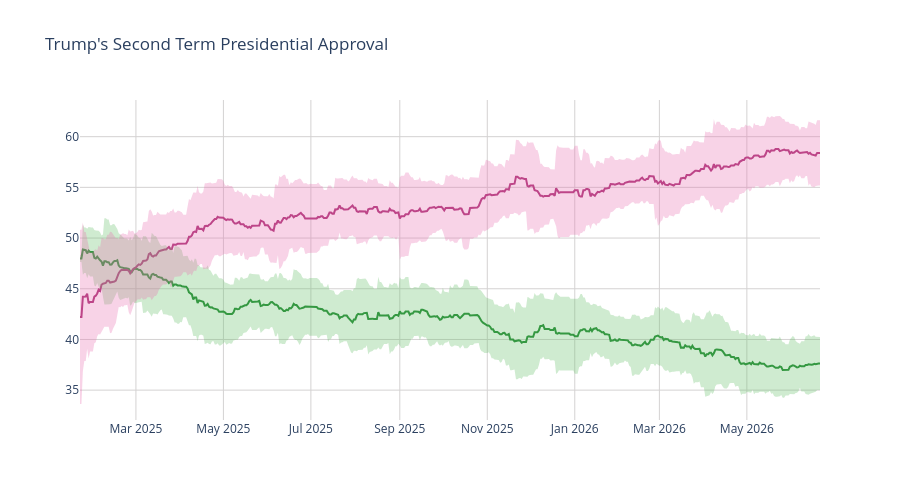

Write notebook code for a chart like this one.
### Code cell
disappr_ci_hex = "#e86eaf"
appr_ci_hex = "#60be65"
disappr_ci_rgba = "rgba(232, 110, 175, 0.3)"
appr_ci_rgba = "rgba(96, 190, 101, 0.3)"
grid_col = "#d4d2d2"


# Approve
fig = go.Figure(go.Scatter(
    x=pres['end_date'],
    y=pres['approve'],
    hovertemplate="%{y:.2f}%",
    name="<b>Approve</b>",
    line=dict(color="#228833"),
    showlegend=False
))

# Disapprove
fig.add_trace(go.Scatter(
    x=pres['end_date'],
    y=pres['disapprove'],
    hovertemplate="%{y:.2f}%",
    name="<b>Disapprove</b>",
    line=dict(color="#aa3377"),
    showlegend=False
    )
)

# Approve CI
fig.add_traces([

    # Upper bound
    go.Scatter(
        x=pres['end_date'],
        y=pres['approve_upper_ci'],
        marker=dict(color=appr_ci_hex),
        line=dict(width=0),
        mode='lines',
        showlegend=False,
        hoverinfo="skip"
    ),

    # Lower bound
    go.Scatter(
        x=pres['end_date'],
        y=pres['approve_lower_ci'],
        marker=dict(color=appr_ci_hex),
        line=dict(width=0),
        mode='lines',
        fillcolor=appr_ci_rgba,
        fill="tonexty",
        showlegend=False,
        hoverinfo="skip"
    )
])

# Disapprove CI
fig.add_traces([

    # Upper bound
    go.Scatter(
        x=pres['end_date'],
        y=pres['disapprove_upper_ci'],
        marker=dict(color=disappr_ci_hex),
        line=dict(width=0),
        mode='lines',
        showlegend=False,
        hoverinfo="skip"
    ),

    # Lower bound
    go.Scatter(
        x=pres['end_date'],
        y=pres['disapprove_lower_ci'],
        marker=dict(color=disappr_ci_hex),
        line=dict(width=0),
        mode='lines',
        fillcolor=disappr_ci_rgba,
        fill="tonexty",
        showlegend=False,
        hoverinfo="skip"
    )
])

fig.update_layout(
    title=dict(text="Trump's Second Term Presidential Approval"),
    hovermode="x"
)

fig.update_xaxes(gridcolor=grid_col)
fig.update_yaxes(gridcolor=grid_col)

fig.update_layout(hovermode="x", hoverlabel_align="right", plot_bgcolor="rgba(0, 0, 0, 0)", height=500)
fig.show()

### Figure 1 — Plotly figure (JSON) as saved in the notebook; plotly's stock layout.template omitted (floating-point values rounded to 4 significant figures; data arrays with more than 128 entries replaced by an {"elided": "..."} marker saying what was removed)
{"data": [{"hovertemplate": "%{y:.2f}%", "line": {"color": "#228833"}, "name": "<b>Approve</b>", "showlegend": false, "type": "scatter", "x": {"elided": "517 str values"}, "y": {"elided": "517 float values"}}, {"hovertemplate": "%{y:.2f}%", "line": {"color": "#aa3377"}, "name": "<b>Disapprove</b>", "showlegend": false, "type": "scatter", "x": {"elided": "517 str values"}, "y": {"elided": "517 float values"}}, {"hoverinfo": "skip", "line": {"width": 0}, "marker": {"color": "#60be65"}, "mode": "lines", "showlegend": false, "type": "scatter", "x": {"elided": "517 str values"}, "y": {"elided": "517 float values"}}, {"fill": "tonexty", "fillcolor": "rgba(96, 190, 101, 0.3)", "hoverinfo": "skip", "line": {"width": 0}, "marker": {"color": "#60be65"}, "mode": "lines", "showlegend": false, "type": "scatter", "x": {"elided": "517 str values"}, "y": {"elided": "517 float values"}}, {"hoverinfo": "skip", "line": {"width": 0}, "marker": {"color": "#e86eaf"}, "mode": "lines", "showlegend": false, "type": "scatter", "x": {"elided": "517 str values"}, "y": {"elided": "517 float values"}}, {"fill": "tonexty", "fillcolor": "rgba(232, 110, 175, 0.3)", "hoverinfo": "skip", "line": {"width": 0}, "marker": {"color": "#e86eaf"}, "mode": "lines", "showlegend": false, "type": "scatter", "x": {"elided": "517 str values"}, "y": {"elided": "517 float values"}}], "layout": {"height": 500, "hoverlabel": {"align": "right"}, "hovermode": "x", "plot_bgcolor": "rgba(0, 0, 0, 0)", "title": {"text": "Trump's Second Term Presidential Approval"}, "xaxis": {"gridcolor": "#d4d2d2"}, "yaxis": {"gridcolor": "#d4d2d2"}}}
